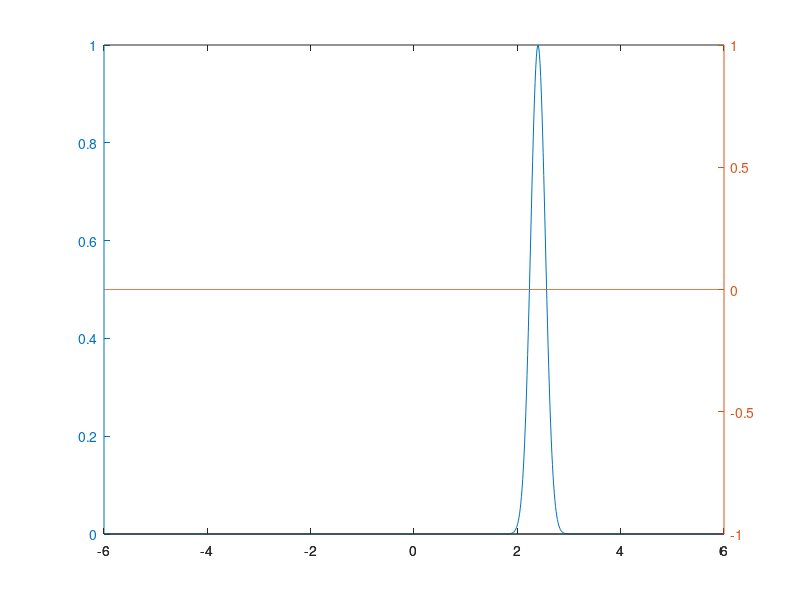
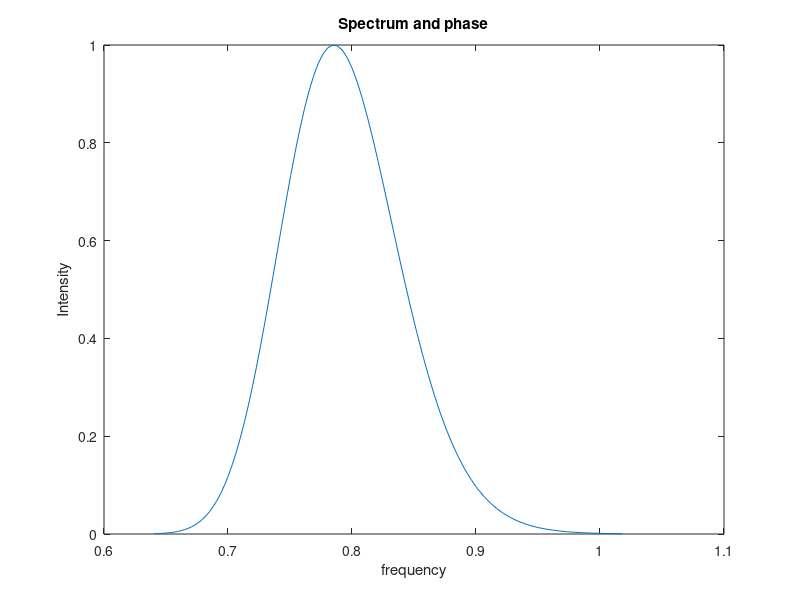
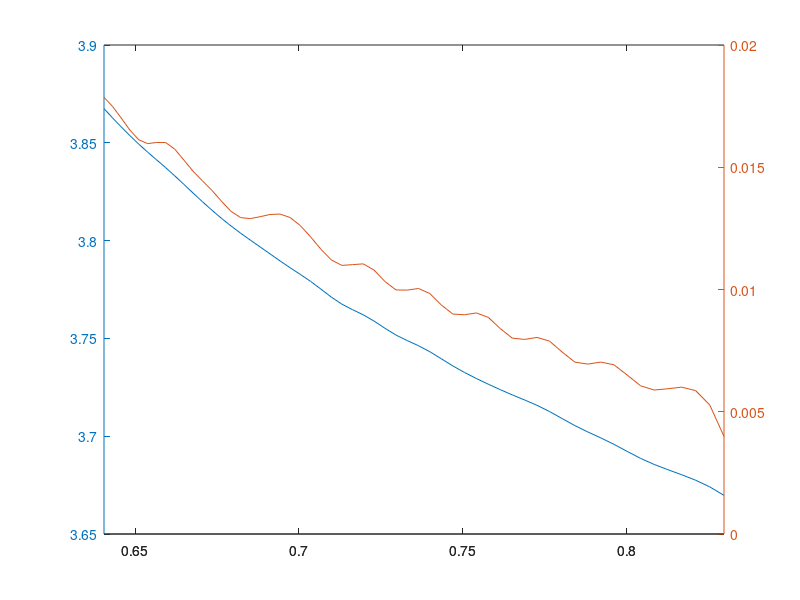
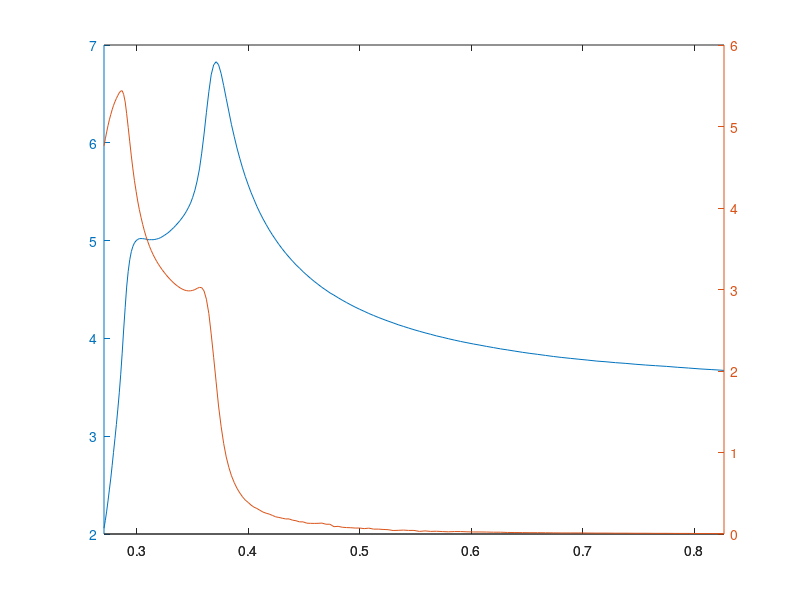

The MATLAB source for these figures, in order:
% contruct pulse from spectrum and phase
clear all
close all
%%%%%%%%
%[I, K, lambda] = thinfilmreflectivity; % stack reflectivity;

w0 = 2.4; %in fs^-1
w_max = 12;
c = 3*10^8;
N = 1001;
dw = w_max/(N);
w = -w_max/2:dw:w_max/2; %frequency in fs^-1
lamb = ((2*pi*c)./(w*10^15)).*(10^6);
sigfsq = 0.02; % sigma squared of frequency squared = width in freq (use 0.3 for chirp)
Sw = (exp((-(w-w0).^2)./(2*sigfsq)));% + (exp((-(w+w0).^2)/(2*sigfsq)));
phiw = 0.*w; 
%phiw = 1.*(10.*((w - w0).^2)); % use 10 for chirp
A = (Sw/max(Sw))>0.0005; %phase blanking to avoid random phase values
E_w = A.*sqrt(Sw) .* exp(-1i*phiw);
E_t = fftshift(fft(ifftshift(E_w)))./sqrt(N);
I_t = abs(E_t).^2;

tmax = 2*pi/dw;
dt = 2*pi/w_max;
t = -tmax/2:dt:tmax/2;
%%%%%%%%%%%%%%%%%%%%%%%pulse shape%%%%%%%%%
figure
plotyy(w,Sw,w,phiw)

figure;plot(lamb(A),Sw(A));
% xlim([0 5])
% xlim([0 5])
title('Spectrum and phase')
xlabel('frequency')
ylabel('Intensity')

%%%%%%%%%%%%%%%%%%%%%%%%%%%%Si medium information%%%%%%%%
S = dlmread('CRYSTALS_Si_Palik.csv.txt');
lam = S(:,1); %wavelength in nm
%w_r = ((2*pi*c)./(lam.*10^-6)) *10^-15;% frequency in fs^-1 units
%x =  ((2*pi*c)./(w*10^15)).*(10^6); %Wavelength in microns
%xx = (270.7:0.1:820.6)';

ww = w(A);
Sww = Sw(A);
%phiww = phiw(A);

lambda2 = ((2*pi*c)./(ww*10^15)).*(10^6); %Wavelength in microns
B = lambda2 < 0.8341;
lambda = lambda2(B);
%ww = ww(B);%((2*pi*c)./(lambda.*10^15)) .*(10^6);
yr = S(:,2);
yi= S(:,3);
yyr = interp1(lam,yr,lambda,'spline','extrap'); %real part ref index of Si
yyi = interp1(lam,yi,lambda,'spline','extrap'); %imag part of ref index of Si
x=lambda;
% xx = xx(1700:4500);  %limiting wavelength 480-660nm
% yyr = yyr(1700:4500);  
% yyi = yyi(1700:4500);
figure
plotyy(lambda,yyr,lambda,yyi)
figure
plotyy(lam,yr,lam,yi)

Sww = Sww(B);%phiww=phiw(B);

n0 = ones(size(x)); % refractive index of air
n1 = 2.7*ones(size(x)) - 1i*(5.446/2.7)*(lambda/1000);
n2 = (1.8).* ones(size(x)); %ref index of hb

n3 = 1*sqrt( 1 + 0.6961663*power(x,2)./(power(x,2)-power(0.0684043,2)) +(0.4079426*power(x,2))./(power(x,2)-power(0.1162414,2)) + (0.8974794*power(x,2))./(power(x,2)-power(9.896161,2)));  %refractive index of sio2
n4 = yyr + 1i.*yyi; %ref index of silicon

r(:,1) = (n0-n1)./(n0+n1); % reflection coefficient 
r(:,2) = (n1-n2)./(n1+n2);
r(:,3) = (n2-n3)./(n2+n3);
r(:,4) = (n3-n4)./(n3+n4);

d2 = 0.010; %size of hbn layer in micron
%l*0.0004; 
d1 = 0.00034; %size of graphene monolayer micron
d3 = .282; %size of sio2 layer in microns

p(:,1) = exp(-2i*(2*pi*n1*d1)./x);  %graphene phase
p(:,2) = exp(-2i*(2*pi*n2*d2)./x);  %hbn phase
p(:,3) = exp(-2i*(2*pi*n3*d3)./x);  %Sio2 phase

g(:,4) = r(:,4);

for j= 1:3
    g(:,4-j) = (r(:,4-j) + g(:,5-j).* p(:,4-j))./ (1 + r(:,4-j).*g(:,5-j).*p(:,4-j));
end

I = (abs(g(:,1))).^2; %full stack g+hbn+sio2

Sww = I'.*Sww;
figure;
plot(ww(B),Sww)


%%%%%%%%%%%%%%%%%%%%%%%%%%% SiO2 propagation %%%%%%%%%%%%%%%%%%%
%xx = 300:0.1:900;
% x =  ((2*pi*c)./(w*10^15)).*(10^6); %Wavelength in microns
% xx = A*.1000*x; %wavelength in nm
% A = 0.3 < x & x < 0.9;
% w = ((2*pi*c)./(xx.*10^-9)) *10^-15;% frequency in fs^-1 units
% % propagation through glass
% nSiO2 = 1*sqrt(1.0 + 0.81996*power(x,2)./(power(x,2)-power(0.10596,2)) - 0.01082*power(x,2));
% n = A.*nSiO2;
% n= 1.4*ones(1,length(w));
% figure
% plot(w,n,'r')
% k_w = n .* (w/c) .* 10^15; %wavevector in m^-1
% z = 0.01;%propagation length in metres
% 
% E_w_z = exp(1i.*k_w.*z).*(E_w);
% E_t_z = fftshift(fft(ifftshift(E_w_z)));
% I_t_z = abs(E_t_z).^2;
% 
% figure
% plot(t,I_t)
% title('Intensity')
% xlabel('time')
% xlim([-100 100])
% ylabel('Intensity')
% figure
% plot(t,I_t_z)
% title('Intensity after glass')
% xlabel('time')
% xlim([-100 100])
% ylabel('Intensity')

%%